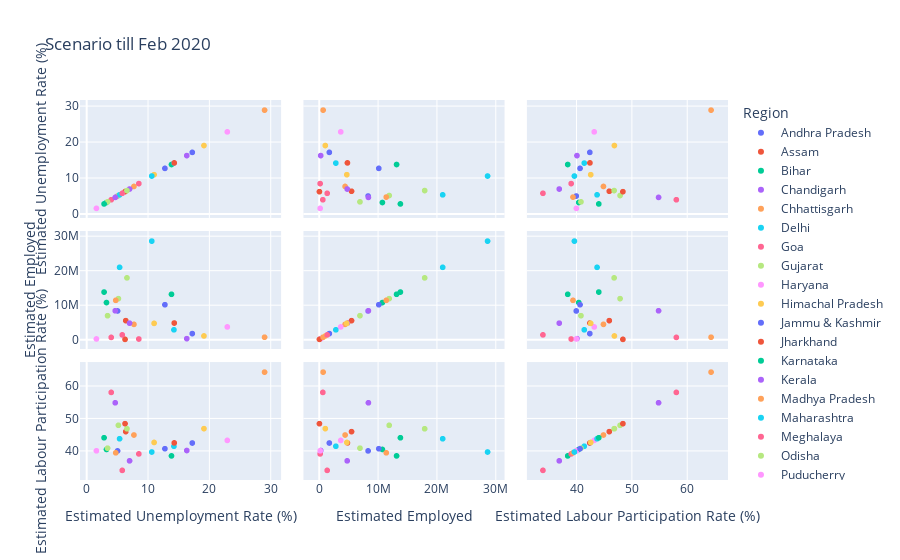

Source (notebook cell):
### Code cell
# Modfying state data as the lockdown was imposed around March

data_filter = data1[(data1['Date'] >= "2019-05-01") & (data1['Date'] < "2020-03-01")]
state = data_filter.groupby(['Region'])[['Estimated Unemployment Rate (%)', 'Estimated Employed', 'Estimated Labour Participation Rate (%)']].mean()
state=pd.DataFrame(state).reset_index()

# Plotting the graph
plt.figure(figsize=(24,8))
fig = px.scatter_matrix(state, template='plotly',
                        dimensions=['Estimated Unemployment Rate (%)', 'Estimated Employed', 'Estimated Labour Participation Rate (%)'],
                        color='Region', title="Scenario till Feb 2020")
fig.show()

### Figure 1 — Plotly figure (JSON) as saved in the notebook; plotly's stock layout.template omitted (floating-point values rounded to 4 significant figures)
{"data": [{"dimensions": [{"axis": {"matches": true}, "label": "Estimated Unemployment Rate (%)", "values": [5.037]}, {"axis": {"matches": true}, "label": "Estimated Employed", "values": [8381000.0]}, {"axis": {"matches": true}, "label": "Estimated Labour Participation Rate (%)", "values": [40.03]}], "hovertemplate": "Region=Andhra Pradesh<br>%{xaxis.title.text}=%{x}<br>%{yaxis.title.text}=%{y}<extra></extra>", "legendgroup": "Andhra Pradesh", "marker": {"color": "#636efa", "symbol": "circle"}, "name": "Andhra Pradesh", "showlegend": true, "type": "splom"}, {"dimensions": [{"axis": {"matches": true}, "label": "Estimated Unemployment Rate (%)", "values": [6.373]}, {"axis": {"matches": true}, "label": "Estimated Employed", "values": [5566000.0]}, {"axis": {"matches": true}, "label": "Estimated Labour Participation Rate (%)", "values": [45.99]}], "hovertemplate": "Region=Assam<br>%{xaxis.title.text}=%{x}<br>%{yaxis.title.text}=%{y}<extra></extra>", "legendgroup": "Assam", "marker": {"color": "#EF553B", "symbol": "circle"}, "name": "Assam", "showlegend": true, "type": "splom"}, {"dimensions": [{"axis": {"matches": true}, "label": "Estimated Unemployment Rate (%)", "values": [13.83]}, {"axis": {"matches": true}, "label": "Estimated Employed", "values": [13220000.0]}, {"axis": {"matches": true}, "label": "Estimated Labour Participation Rate (%)", "values": [38.48]}], "hovertemplate": "Region=Bihar<br>%{xaxis.title.text}=%{x}<br>%{yaxis.title.text}=%{y}<extra></extra>", "legendgroup": "Bihar", "marker": {"color": "#00cc96", "symbol": "circle"}, "name": "Bihar", "showlegend": true, "type": "splom"}, {"dimensions": [{"axis": {"matches": true}, "label": "Estimated Unemployment Rate (%)", "values": [16.32]}, {"axis": {"matches": true}, "label": "Estimated Employed", "values": [321600.0]}, {"axis": {"matches": true}, "label": "Estimated Labour Participation Rate (%)", "values": [40.16]}], "hovertemplate": "Region=Chandigarh<br>%{xaxis.title.text}=%{x}<br>%{yaxis.title.text}=%{y}<extra></extra>", "legendgroup": "Chandigarh", "marker": {"color": "#ab63fa", "symbol": "circle"}, "name": "Chandigarh", "showlegend": true, "type": "splom"}, {"dimensions": [{"axis": {"matches": true}, "label": "Estimated Unemployment Rate (%)", "values": [7.707]}, {"axis": {"matches": true}, "label": "Estimated Employed", "values": [4474000.0]}, {"axis": {"matches": true}, "label": "Estimated Labour Participation Rate (%)", "values": [44.95]}], "hovertemplate": "Region=Chhattisgarh<br>%{xaxis.title.text}=%{x}<br>%{yaxis.title.text}=%{y}<extra></extra>", "legendgroup": "Chhattisgarh", "marker": {"color": "#FFA15A", "symbol": "circle"}, "name": "Chhattisgarh", "showlegend": true, "type": "splom"}, {"dimensions": [{"axis": {"matches": true}, "label": "Estimated Unemployment Rate (%)", "values": [14.23]}, {"axis": {"matches": true}, "label": "Estimated Employed", "values": [2900000.0]}, {"axis": {"matches": true}, "label": "Estimated Labour Participation Rate (%)", "values": [41.47]}], "hovertemplate": "Region=Delhi<br>%{xaxis.title.text}=%{x}<br>%{yaxis.title.text}=%{y}<extra></extra>", "legendgroup": "Delhi", "marker": {"color": "#19d3f3", "symbol": "circle"}, "name": "Delhi", "showlegend": true, "type": "splom"}, {"dimensions": [{"axis": {"matches": true}, "label": "Estimated Unemployment Rate (%)", "values": [8.508]}, {"axis": {"matches": true}, "label": "Estimated Employed", "values": [226300.0]}, {"axis": {"matches": true}, "label": "Estimated Labour Participation Rate (%)", "values": [39.11]}], "hovertemplate": "Region=Goa<br>%{xaxis.title.text}=%{x}<br>%{yaxis.title.text}=%{y}<extra></extra>", "legendgroup": "Goa", "marker": {"color": "#FF6692", "symbol": "circle"}, "name": "Goa", "showlegend": true, "type": "splom"}, {"dimensions": [{"axis": {"matches": true}, "label": "Estimated Unemployment Rate (%)", "values": [5.176]}, {"axis": {"matches": true}, "label": "Estimated Employed", "values": [11970000.0]}, {"axis": {"matches": true}, "label": "Estimated Labour Participation Rate (%)", "values": [47.95]}], "hovertemplate": "Region=Gujarat<br>%{xaxis.title.text}=%{x}<br>%{yaxis.title.text}=%{y}<extra></extra>", "legendgroup": "Gujarat", "marker": {"color": "#B6E880", "symbol": "circle"}, "name": "Gujarat", "showlegend": true, "type": "splom"}, {"dimensions": [{"axis": {"matches": true}, "label": "Estimated Unemployment Rate (%)", "values": [22.94]}, {"axis": {"matches": true}, "label": "Estimated Employed", "values": [3736000.0]}, {"axis": {"matches": true}, "label": "Estimated Labour Participation Rate (%)", "values": [43.28]}], "hovertemplate": "Region=Haryana<br>%{xaxis.title.text}=%{x}<br>%{yaxis.title.text}=%{y}<extra></extra>", "legendgroup": "Haryana", "marker": {"color": "#FF97FF", "symbol": "circle"}, "name": "Haryana", "showlegend": true, "type": "splom"}, {"dimensions": [{"axis": {"matches": true}, "label": "Estimated Unemployment Rate (%)", "values": [19.13]}, {"axis": {"matches": true}, "label": "Estimated Employed", "values": [1110000.0]}, {"axis": {"matches": true}, "label": "Estimated Labour Participation Rate (%)", "values": [46.92]}], "hovertemplate": "Region=Himachal Pradesh<br>%{xaxis.title.text}=%{x}<br>%{yaxis.title.text}=%{y}<extra></extra>", "legendgroup": "Himachal Pradesh", "marker": {"color": "#FECB52", "symbol": "circle"}, "name": "Himachal Pradesh", "showlegend": true, "type": "splom"}, {"dimensions": [{"axis": {"matches": true}, "label": "Estimated Unemployment Rate (%)", "values": [17.22]}, {"axis": {"matches": true}, "label": "Estimated Employed", "values": [1795965]}, {"axis": {"matches": true}, "label": "Estimated Labour Participation Rate (%)", "values": [42.48]}], "hovertemplate": "Region=Jammu & Kashmir<br>%{xaxis.title.text}=%{x}<br>%{yaxis.title.text}=%{y}<extra></extra>", "legendgroup": "Jammu & Kashmir", "marker": {"color": "#636efa", "symbol": "circle"}, "name": "Jammu & Kashmir", "showlegend": true, "type": "splom"}, {"dimensions": [{"axis": {"matches": true}, "label": "Estimated Unemployment Rate (%)", "values": [14.28]}, {"axis": {"matches": true}, "label": "Estimated Employed", "values": [4870000.0]}, {"axis": {"matches": true}, "label": "Estimated Labour Participation Rate (%)", "values": [42.5]}], "hovertemplate": "Region=Jharkhand<br>%{xaxis.title.text}=%{x}<br>%{yaxis.title.text}=%{y}<extra></extra>", "legendgroup": "Jharkhand", "marker": {"color": "#EF553B", "symbol": "circle"}, "name": "Jharkhand", "showlegend": true, "type": "splom"}, {"dimensions": [{"axis": {"matches": true}, "label": "Estimated Unemployment Rate (%)", "values": [3.234]}, {"axis": {"matches": true}, "label": "Estimated Employed", "values": [10820000.0]}, {"axis": {"matches": true}, "label": "Estimated Labour Participation Rate (%)", "values": [40.48]}], "hovertemplate": "Region=Karnataka<br>%{xaxis.title.text}=%{x}<br>%{yaxis.title.text}=%{y}<extra></extra>", "legendgroup": "Karnataka", "marker": {"color": "#00cc96", "symbol": "circle"}, "name": "Karnataka", "showlegend": true, "type": "splom"}, {"dimensions": [{"axis": {"matches": true}, "label": "Estimated Unemployment Rate (%)", "values": [6.992]}, {"axis": {"matches": true}, "label": "Estimated Employed", "values": [4830000.0]}, {"axis": {"matches": true}, "label": "Estimated Labour Participation Rate (%)", "values": [36.95]}], "hovertemplate": "Region=Kerala<br>%{xaxis.title.text}=%{x}<br>%{yaxis.title.text}=%{y}<extra></extra>", "legendgroup": "Kerala", "marker": {"color": "#ab63fa", "symbol": "circle"}, "name": "Kerala", "showlegend": true, "type": "splom"}, {"dimensions": [{"axis": {"matches": true}, "label": "Estimated Unemployment Rate (%)", "values": [4.741]}, {"axis": {"matches": true}, "label": "Estimated Employed", "values": [11470000.0]}, {"axis": {"matches": true}, "label": "Estimated Labour Participation Rate (%)", "values": [39.44]}], "hovertemplate": "Region=Madhya Pradesh<br>%{xaxis.title.text}=%{x}<br>%{yaxis.title.text}=%{y}<extra></extra>", "legendgroup": "Madhya Pradesh", "marker": {"color": "#FFA15A", "symbol": "circle"}, "name": "Madhya Pradesh", "showlegend": true, "type": "splom"}, {"dimensions": [{"axis": {"matches": true}, "label": "Estimated Unemployment Rate (%)", "values": [5.37]}, {"axis": {"matches": true}, "label": "Estimated Employed", "values": [21060000.0]}, {"axis": {"matches": true}, "label": "Estimated Labour Participation Rate (%)", "values": [43.79]}], "hovertemplate": "Region=Maharashtra<br>%{xaxis.title.text}=%{x}<br>%{yaxis.title.text}=%{y}<extra></extra>", "legendgroup": "Maharashtra", "marker": {"color": "#19d3f3", "symbol": "circle"}, "name": "Maharashtra", "showlegend": true, "type": "splom"}, {"dimensions": [{"axis": {"matches": true}, "label": "Estimated Unemployment Rate (%)", "values": [4.003]}, {"axis": {"matches": true}, "label": "Estimated Employed", "values": [690500.0]}, {"axis": {"matches": true}, "label": "Estimated Labour Participation Rate (%)", "values": [58.12]}], "hovertemplate": "Region=Meghalaya<br>%{xaxis.title.text}=%{x}<br>%{yaxis.title.text}=%{y}<extra></extra>", "legendgroup": "Meghalaya", "marker": {"color": "#FF6692", "symbol": "circle"}, "name": "Meghalaya", "showlegend": true, "type": "splom"}, {"dimensions": [{"axis": {"matches": true}, "label": "Estimated Unemployment Rate (%)", "values": [3.409]}, {"axis": {"matches": true}, "label": "Estimated Employed", "values": [7003785]}, {"axis": {"matches": true}, "label": "Estimated Labour Participation Rate (%)", "values": [40.88]}], "hovertemplate": "Region=Odisha<br>%{xaxis.title.text}=%{x}<br>%{yaxis.title.text}=%{y}<extra></extra>", "legendgroup": "Odisha", "marker": {"color": "#B6E880", "symbol": "circle"}, "name": "Odisha", "showlegend": true, "type": "splom"}, {"dimensions": [{"axis": {"matches": true}, "label": "Estimated Unemployment Rate (%)", "values": [1.593]}, {"axis": {"matches": true}, "label": "Estimated Employed", "values": [234100.0]}, {"axis": {"matches": true}, "label": "Estimated Labour Participation Rate (%)", "values": [40.06]}], "hovertemplate": "Region=Puducherry<br>%{xaxis.title.text}=%{x}<br>%{yaxis.title.text}=%{y}<extra></extra>", "legendgroup": "Puducherry", "marker": {"color": "#FF97FF", "symbol": "circle"}, "name": "Puducherry", "showlegend": true, "type": "splom"}, {"dimensions": [{"axis": {"matches": true}, "label": "Estimated Unemployment Rate (%)", "values": [10.99]}, {"axis": {"matches": true}, "label": "Estimated Employed", "values": [4764000.0]}, {"axis": {"matches": true}, "label": "Estimated Labour Participation Rate (%)", "values": [42.64]}], "hovertemplate": "Region=Punjab<br>%{xaxis.title.text}=%{x}<br>%{yaxis.title.text}=%{y}<extra></extra>", "legendgroup": "Punjab", "marker": {"color": "#FECB52", "symbol": "circle"}, "name": "Punjab", "showlegend": true, "type": "splom"}, {"dimensions": [{"axis": {"matches": true}, "label": "Estimated Unemployment Rate (%)", "values": [12.76]}, {"axis": {"matches": true}, "label": "Estimated Employed", "values": [10200000.0]}, {"axis": {"matches": true}, "label": "Estimated Labour Participation Rate (%)", "values": [40.71]}], "hovertemplate": "Region=Rajasthan<br>%{xaxis.title.text}=%{x}<br>%{yaxis.title.text}=%{y}<extra></extra>", "legendgroup": "Rajasthan", "marker": {"color": "#636efa", "symbol": "circle"}, "name": "Rajasthan", "showlegend": true, "type": "splom"}, {"dimensions": [{"axis": {"matches": true}, "label": "Estimated Unemployment Rate (%)", "values": [6.257]}, {"axis": {"matches": true}, "label": "Estimated Employed", "values": [111100.0]}, {"axis": {"matches": true}, "label": "Estimated Labour Participation Rate (%)", "values": [48.46]}], "hovertemplate": "Region=Sikkim<br>%{xaxis.title.text}=%{x}<br>%{yaxis.title.text}=%{y}<extra></extra>", "legendgroup": "Sikkim", "marker": {"color": "#EF553B", "symbol": "circle"}, "name": "Sikkim", "showlegend": true, "type": "splom"}, {"dimensions": [{"axis": {"matches": true}, "label": "Estimated Unemployment Rate (%)", "values": [2.837]}, {"axis": {"matches": true}, "label": "Estimated Employed", "values": [13880000.0]}, {"axis": {"matches": true}, "label": "Estimated Labour Participation Rate (%)", "values": [44.1]}], "hovertemplate": "Region=Tamil Nadu<br>%{xaxis.title.text}=%{x}<br>%{yaxis.title.text}=%{y}<extra></extra>", "legendgroup": "Tamil Nadu", "marker": {"color": "#00cc96", "symbol": "circle"}, "name": "Tamil Nadu", "showlegend": true, "type": "splom"}, {"dimensions": [{"axis": {"matches": true}, "label": "Estimated Unemployment Rate (%)", "values": [4.656]}, {"axis": {"matches": true}, "label": "Estimated Employed", "values": [8435000.0]}, {"axis": {"matches": true}, "label": "Estimated Labour Participation Rate (%)", "values": [54.91]}], "hovertemplate": "Region=Telangana<br>%{xaxis.title.text}=%{x}<br>%{yaxis.title.text}=%{y}<extra></extra>", "legendgroup": "Telangana", "marker": {"color": "#ab63fa", "symbol": "circle"}, "name": "Telangana", "showlegend": true, "type": "splom"}, {"dimensions": [{"axis": {"matches": true}, "label": "Estimated Unemployment Rate (%)", "values": [29.01]}, {"axis": {"matches": true}, "label": "Estimated Employed", "values": [739900.0]}, {"axis": {"matches": true}, "label": "Estimated Labour Participation Rate (%)", "values": [64.39]}], "hovertemplate": "Region=Tripura<br>%{xaxis.title.text}=%{x}<br>%{yaxis.title.text}=%{y}<extra></extra>", "legendgroup": "Tripura", "marker": {"color": "#FFA15A", "symbol": "circle"}, "name": "Tripura", "showlegend": true, "type": "splom"}, {"dimensions": [{"axis": {"matches": true}, "label": "Estimated Unemployment Rate (%)", "values": [10.62]}, {"axis": {"matches": true}, "label": "Estimated Employed", "values": [28690000.0]}, {"axis": {"matches": true}, "label": "Estimated Labour Participation Rate (%)", "values": [39.69]}], "hovertemplate": "Region=Uttar Pradesh<br>%{xaxis.title.text}=%{x}<br>%{yaxis.title.text}=%{y}<extra></extra>", "legendgroup": "Uttar Pradesh", "marker": {"color": "#19d3f3", "symbol": "circle"}, "name": "Uttar Pradesh", "showlegend": true, "type": "splom"}, {"dimensions": [{"axis": {"matches": true}, "label": "Estimated Unemployment Rate (%)", "values": [5.801]}, {"axis": {"matches": true}, "label": "Estimated Employed", "values": [1428000.0]}, {"axis": {"matches": true}, "label": "Estimated Labour Participation Rate (%)", "values": [34.01]}], "hovertemplate": "Region=Uttarakhand<br>%{xaxis.title.text}=%{x}<br>%{yaxis.title.text}=%{y}<extra></extra>", "legendgroup": "Uttarakhand", "marker": {"color": "#FF6692", "symbol": "circle"}, "name": "Uttarakhand", "showlegend": true, "type": "splom"}, {"dimensions": [{"axis": {"matches": true}, "label": "Estimated Unemployment Rate (%)", "values": [6.57]}, {"axis": {"matches": true}, "label": "Estimated Employed", "values": [18000000.0]}, {"axis": {"matches": true}, "label": "Estimated Labour Participation Rate (%)", "values": [46.87]}], "hovertemplate": "Region=West Bengal<br>%{xaxis.title.text}=%{x}<br>%{yaxis.title.text}=%{y}<extra></extra>", "legendgroup": "West Bengal", "marker": {"color": "#B6E880", "symbol": "circle"}, "name": "West Bengal", "showlegend": true, "type": "splom"}], "layout": {"dragmode": "select", "legend": {"title": {"text": "Region"}, "tracegroupgap": 0}, "title": {"text": "Scenario till Feb 2020"}}}
